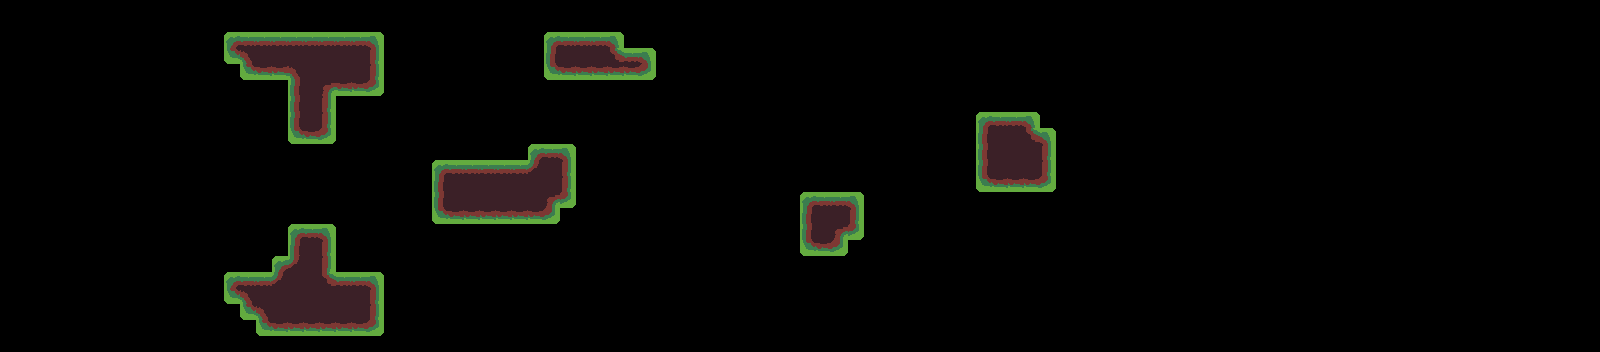

Rendered tile map (Tiled .tmx) drawn with the repository's tilesets; below, a short description and the full map source, tile grids included:
An orthogonal 100x22 tile map with 16x16 px tiles, 1 tile layer (Tile Layer 1) and 4 objects.

<map version="1.5" tiledversion="1.7.2" orientation="orthogonal" renderorder="right-down" width="100" height="22" tilewidth="16" tileheight="16" infinite="0" nextlayerid="3" nextobjectid="6">
 <tileset firstgid="1" source="tileset_grass.tsx" />
 <layer id="1" name="Tile Layer 1" width="100" height="22">
  <data encoding="csv">
0,0,0,0,0,0,0,0,0,0,0,0,0,0,0,0,0,0,0,0,0,0,0,0,0,0,0,0,0,0,0,0,0,0,0,0,0,0,0,0,0,0,0,0,0,0,0,0,0,0,0,0,0,0,0,0,0,0,0,0,0,0,0,0,0,0,0,0,0,0,0,0,0,0,0,0,0,0,0,0,0,0,0,0,0,0,0,0,0,0,0,0,0,0,0,0,0,0,0,0,
0,0,0,0,0,0,0,0,0,0,0,0,0,0,0,0,0,0,0,0,0,0,0,0,0,0,0,0,0,0,0,0,0,0,0,0,0,0,0,0,0,0,0,0,0,0,0,0,0,0,0,0,0,0,0,0,0,0,0,0,0,0,0,0,0,0,0,0,0,0,0,0,0,0,0,0,0,0,0,0,0,0,0,0,0,0,0,0,0,0,0,0,0,0,0,0,0,0,0,0,
0,0,0,0,0,0,0,0,0,0,0,0,0,0,1,2,2,2,2,2,2,2,2,3,0,0,0,0,0,0,0,0,0,0,1,2,2,2,3,0,0,0,0,0,0,0,0,0,0,0,0,0,0,0,0,0,0,0,0,0,0,0,0,0,0,0,0,0,0,0,0,0,0,0,0,0,0,0,0,0,0,0,0,0,0,0,0,0,0,0,0,0,0,0,0,0,0,0,0,0,
0,0,0,0,0,0,0,0,0,0,0,0,0,0,21,5,12,12,12,12,12,12,12,13,0,0,0,0,0,0,0,0,0,0,11,12,12,12,14,2,3,0,0,0,0,0,0,0,0,0,0,0,0,0,0,0,0,0,0,0,0,0,0,0,0,0,0,0,0,0,0,0,0,0,0,0,0,0,0,0,0,0,0,0,0,0,0,0,0,0,0,0,0,0,0,0,0,0,0,0,
0,0,0,0,0,0,0,0,0,0,0,0,0,0,0,21,22,22,5,12,12,12,12,13,0,0,0,0,0,0,0,0,0,0,21,22,22,22,22,22,23,0,0,0,0,0,0,0,0,0,0,0,0,0,0,0,0,0,0,0,0,0,0,0,0,0,0,0,0,0,0,0,0,0,0,0,0,0,0,0,0,0,0,0,0,0,0,0,0,0,0,0,0,0,0,0,0,0,0,0,
0,0,0,0,0,0,0,0,0,0,0,0,0,0,0,0,0,0,11,12,4,22,22,23,0,0,0,0,0,0,0,0,0,0,0,0,0,0,0,0,0,0,0,0,0,0,0,0,0,0,0,0,0,0,0,0,0,0,0,0,0,0,0,0,0,0,0,0,0,0,0,0,0,0,0,0,0,0,0,0,0,0,0,0,0,0,0,0,0,0,0,0,0,0,0,0,0,0,0,0,
0,0,0,0,0,0,0,0,0,0,0,0,0,0,0,0,0,0,11,12,13,0,0,0,0,0,0,0,0,0,0,0,0,0,0,0,0,0,0,0,0,0,0,0,0,0,0,0,0,0,0,0,0,0,0,0,0,0,0,0,0,0,0,0,0,0,0,0,0,0,0,0,0,0,0,0,0,0,0,0,0,0,0,0,0,0,0,0,0,0,0,0,0,0,0,0,0,0,0,0,
0,0,0,0,0,0,0,0,0,0,0,0,0,0,0,0,0,0,11,12,13,0,0,0,0,0,0,0,0,0,0,0,0,0,0,0,0,0,0,0,0,0,0,0,0,0,0,0,0,0,0,0,0,0,0,0,0,0,0,0,0,1,2,2,3,0,0,0,0,0,0,0,0,0,0,0,0,0,0,0,0,0,0,0,0,0,0,0,0,0,0,0,0,0,0,0,0,0,0,0,
0,0,0,0,0,0,0,0,0,0,0,0,0,0,0,0,0,0,21,22,23,0,0,0,0,0,0,0,0,0,0,0,0,0,0,0,0,0,0,0,0,0,0,0,0,0,0,0,0,0,0,0,0,0,0,0,0,0,0,0,0,11,12,12,14,3,0,0,0,0,0,0,0,0,0,0,0,0,0,0,0,0,0,0,0,0,0,0,0,0,0,0,0,0,0,0,0,0,0,0,
0,0,0,0,0,0,0,0,0,0,0,0,0,0,0,0,0,0,0,0,0,0,0,0,0,0,0,0,0,0,0,0,0,1,2,3,0,0,0,0,0,0,0,0,0,0,0,0,0,0,0,0,0,0,0,0,0,0,0,0,0,11,12,12,12,13,0,0,0,0,0,0,0,0,0,0,0,0,0,0,0,0,0,0,0,0,0,0,0,0,0,0,0,0,0,0,0,0,0,0,
0,0,0,0,0,0,0,0,0,0,0,0,0,0,0,0,0,0,0,0,0,0,0,0,0,0,0,1,2,2,2,2,2,15,12,13,0,0,0,0,0,0,0,0,0,0,0,0,0,0,0,0,0,0,0,0,0,0,0,0,0,11,12,12,12,13,0,0,0,0,0,0,0,0,0,0,0,0,0,0,0,0,0,0,0,0,0,0,0,0,0,0,0,0,0,0,0,0,0,0,
0,0,0,0,0,0,0,0,0,0,0,0,0,0,0,0,0,0,0,0,0,0,0,0,0,0,0,11,12,12,12,12,12,12,12,13,0,0,0,0,0,0,0,0,0,0,0,0,0,0,0,0,0,0,0,0,0,0,0,0,0,21,22,22,22,23,0,0,0,0,0,0,0,0,0,0,0,0,0,0,0,0,0,0,0,0,0,0,0,0,0,0,0,0,0,0,0,0,0,0,
0,0,0,0,0,0,0,0,0,0,0,0,0,0,0,0,0,0,0,0,0,0,0,0,0,0,0,11,12,12,12,12,12,12,4,23,0,0,0,0,0,0,0,0,0,0,0,0,0,0,1,2,2,3,0,0,0,0,0,0,0,0,0,0,0,0,0,0,0,0,0,0,0,0,0,0,0,0,0,0,0,0,0,0,0,0,0,0,0,0,0,0,0,0,0,0,0,0,0,0,
0,0,0,0,0,0,0,0,0,0,0,0,0,0,0,0,0,0,0,0,0,0,0,0,0,0,0,21,22,22,22,22,22,22,23,0,0,0,0,0,0,0,0,0,0,0,0,0,0,0,11,12,12,13,0,0,0,0,0,0,0,0,0,0,0,0,0,0,0,0,0,0,0,0,0,0,0,0,0,0,0,0,0,0,0,0,0,0,0,0,0,0,0,0,0,0,0,0,0,0,
0,0,0,0,0,0,0,0,0,0,0,0,0,0,0,0,0,0,1,2,3,0,0,0,0,0,0,0,0,0,0,0,0,0,0,0,0,0,0,0,0,0,0,0,0,0,0,0,0,0,11,12,4,23,0,0,0,0,0,0,0,0,0,0,0,0,0,0,0,0,0,0,0,0,0,0,0,0,0,0,0,0,0,0,0,0,0,0,0,0,0,0,0,0,0,0,0,0,0,0,
0,0,0,0,0,0,0,0,0,0,0,0,0,0,0,0,0,0,11,12,13,0,0,0,0,0,0,0,0,0,0,0,0,0,0,0,0,0,0,0,0,0,0,0,0,0,0,0,0,0,21,22,23,0,0,0,0,0,0,0,0,0,0,0,0,0,0,0,0,0,0,0,0,0,0,0,0,0,0,0,0,0,0,0,0,0,0,0,0,0,0,0,0,0,0,0,0,0,0,0,
0,0,0,0,0,0,0,0,0,0,0,0,0,0,0,0,0,1,15,12,13,0,0,0,0,0,0,0,0,0,0,0,0,0,0,0,0,0,0,0,0,0,0,0,0,0,0,0,0,0,0,0,0,0,0,0,0,0,0,0,0,0,0,0,0,0,0,0,0,0,0,0,0,0,0,0,0,0,0,0,0,0,0,0,0,0,0,0,0,0,0,0,0,0,0,0,0,0,0,0,
0,0,0,0,0,0,0,0,0,0,0,0,0,0,1,2,2,15,12,12,14,2,2,3,0,0,0,0,0,0,0,0,0,0,0,0,0,0,0,0,0,0,0,0,0,0,0,0,0,0,0,0,0,0,0,0,0,0,0,0,0,0,0,0,0,0,0,0,0,0,0,0,0,0,0,0,0,0,0,0,0,0,0,0,0,0,0,0,0,0,0,0,0,0,0,0,0,0,0,0,
0,0,0,0,0,0,0,0,0,0,0,0,0,0,21,5,12,12,12,12,12,12,12,13,0,0,0,0,0,0,0,0,0,0,0,0,0,0,0,0,0,0,0,0,0,0,0,0,0,0,0,0,0,0,0,0,0,0,0,0,0,0,0,0,0,0,0,0,0,0,0,0,0,0,0,0,0,0,0,0,0,0,0,0,0,0,0,0,0,0,0,0,0,0,0,0,0,0,0,0,
0,0,0,0,0,0,0,0,0,0,0,0,0,0,0,21,5,12,12,12,12,12,12,13,0,0,0,0,0,0,0,0,0,0,0,0,0,0,0,0,0,0,0,0,0,0,0,0,0,0,0,0,0,0,0,0,0,0,0,0,0,0,0,0,0,0,0,0,0,0,0,0,0,0,0,0,0,0,0,0,0,0,0,0,0,0,0,0,0,0,0,0,0,0,0,0,0,0,0,0,
0,0,0,0,0,0,0,0,0,0,0,0,0,0,0,0,21,22,22,22,22,22,22,23,0,0,0,0,0,0,0,0,0,0,0,0,0,0,0,0,0,0,0,0,0,0,0,0,0,0,0,0,0,0,0,0,0,0,0,0,0,0,0,0,0,0,0,0,0,0,0,0,0,0,0,0,0,0,0,0,0,0,0,0,0,0,0,0,0,0,0,0,0,0,0,0,0,0,0,0,
0,0,0,0,0,0,0,0,0,0,0,0,0,0,0,0,0,0,0,0,0,0,0,0,0,0,0,0,0,0,0,0,0,0,0,0,0,0,0,0,0,0,0,0,0,0,0,0,0,0,0,0,0,0,0,0,0,0,0,0,0,0,0,0,0,0,0,0,0,0,0,0,0,0,0,0,0,0,0,0,0,0,0,0,0,0,0,0,0,0,0,0,0,0,0,0,0,0,0,0
</data>
 </layer>
 <objectgroup id="2" name="Entities">
  <object id="1" gid="1073741872" x="576" y="224" width="16" height="16" />
  <object id="2" gid="3221225520" x="960" y="208" width="16" height="16" />
  <object id="4" gid="41" x="240" y="272" width="16" height="16" />
  <object id="5" gid="48" x="336" y="224" width="16" height="16" />
 </objectgroup>
</map>